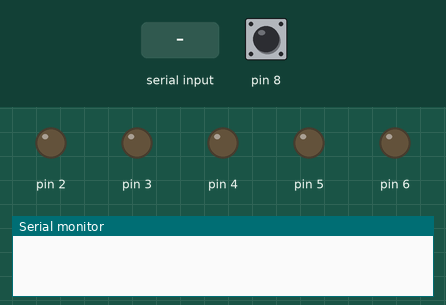
The sketch below on a simulated Arduino Uno, built with avr-gcc and run on an emulated ATmega328P. On the bench: output pins drawn as LEDs (lit = HIGH), the last lines printed to the serial monitor. Dashed ring = blinking. Inputs (shaded band) come from the test bench; at power-on: pin 8 HIGH.

Above: at 1.2 s.
1.3 s: pin 8 pulled LOW for 0.15 s
At 1.45 s:
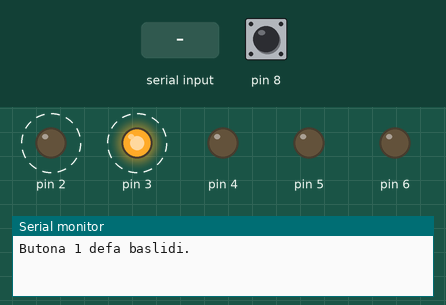
4.3 s: "90,45\n" received over Serial
At 5.7 s:
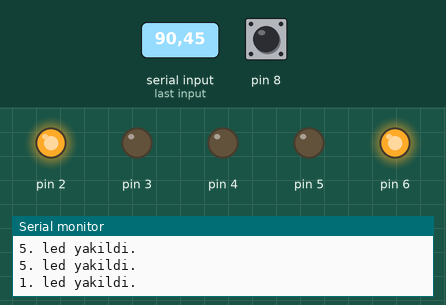
6.8 s: pin 8 pulled LOW for 1 s
At 6.95 s:
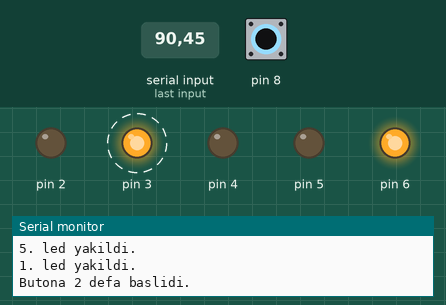
9.8 s: pin 8 pulled LOW for 3.2 s
At 10.3 s:
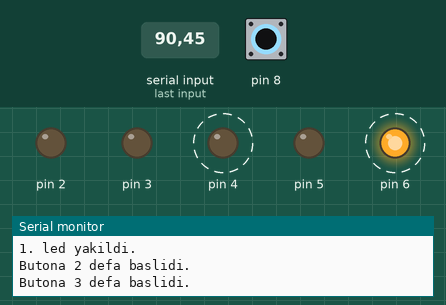
14.5 s: "30,150\n" received over Serial
At 15.0 s:
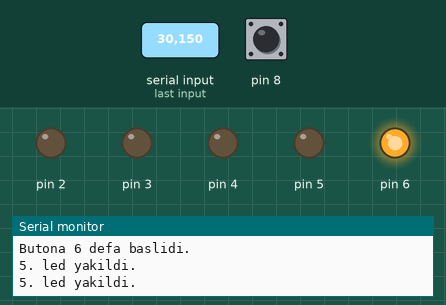
Timing chart, 0 to 17.5 s (numbered marks = the images above; inputs shaded):
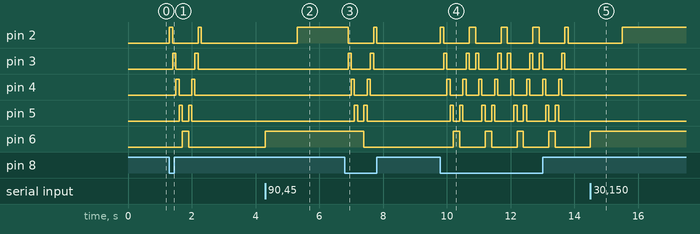

The sketch:

haberlesme.ino
```cpp
/////////////////////////////////////////////////////////////////////////
// Arduino Kodlari #04 - Haberlesme
//
// wizofwor - Nisan 2015
// https://github.com/wizofwor/arduino
//
// Not: Kodun dogru calismasi icin seri port ekraninda 'Satir sonu yok'
// secili olmasi gerekiyor
/////////////////////////////////////////////////////////////////////////

int sayac = 0;
int okunanDeger;
int hedef;

void setup(){

  // Ledleri bagladigimiz 2-6 arasindaki pinleri
  // cikisa yonlendirelim
  for(int i=2;i<=6;i++)
    pinMode(i,OUTPUT);

  // Butonu bagladigimiz 8 numarali pini ise
  // girise yonlendirelim ve dahili pull_up
  // direncini devreye alalim
  pinMode(8,INPUT_PULLUP);

  //Haberlemeyi baslatalim
  Serial.begin(9600);
}

void loop(){
  int buttonState;

  // Butonu kontrol edelim
  buttonState = digitalRead(8);
  // Eger buton basiliysa ledleri yakalim
  if (buttonState == LOW) {
    sayac++;
    Serial.print("Butona ");
    Serial.print(sayac);
    Serial.println(" defa baslidi.");
    doFlash();
  }

  //Tamponda veri olup olmadigina bakalim
  while(Serial.available() > 0) {
       //Tampondaki veriyi integer olarak alalim
       okunanDeger = Serial.parseInt();
       //Okunan sayiyi 1 ile 5 arasinda daraltalim
       hedef = constrain(okunanDeger, 1, 5);
       //Mesaji gnderelim
       Serial.print(hedef,DEC);
       Serial.println(". led yakildi.");
       //Hedeflenen ledi yakalim
       digitalWrite(hedef+1,HIGH);
  }
}

void doFlash() {
    int i;
    for (i=2;i<=6;i++) {
    digitalWrite(i,HIGH);
    delay(100);
    digitalWrite(i,LOW);
  }
    for (i=6;i>=2;i--) {
    digitalWrite(i,HIGH);
    delay(100);
    digitalWrite(i,LOW);
  }
}
```

Measured:
- after the input at 1.3 s, pin 2: alternates HIGH for 0.10 s and LOW for 0.80 s, 4 changes in all, then stays LOW, starting at once; pin 3: alternates HIGH for 0.10 s and LOW for 0.60 s, 4 changes in all, then stays LOW, starting after 0.10 s
- after the input at 4.3 s, pin 2: LOW → HIGH after 1.0 s; pin 6: LOW → HIGH at once
- after the input at 6.8 s, pin 2: HIGH → LOW after 0.10 s, → HIGH 0.80 s later, → LOW 0.10 s later; pin 3: alternates HIGH for 0.10 s and LOW for 0.60 s, 4 changes in all, then stays LOW, starting after 0.10 s
- after the input at 9.8 s, pin 2: goes HIGH 0.10 s, 3 × (LOW 0.80 s, HIGH 0.20 s), LOW 0.80 s, HIGH 0.10 s, then LOW, starting at once; pin 3: LOW → HIGH after 0.10 s, then repeats every 1.0 s: LOW 0.60 s, HIGH 0.10 s, LOW 0.20 s, HIGH 0.10 s
- after the input at 14.5 s, pin 2: LOW → HIGH after 1.0 s; pin 6: LOW → HIGH at once
